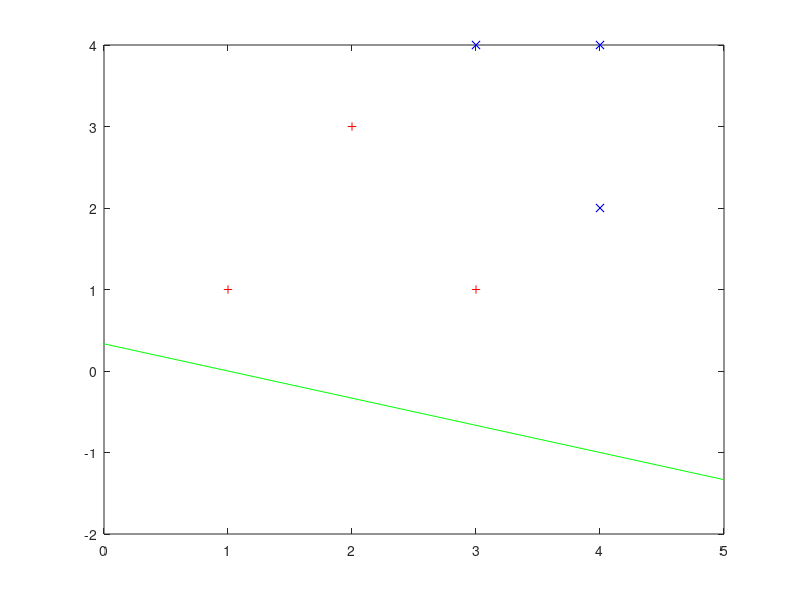

This figure's MATLAB source: (Note: this script raises an error after producing the figure.)
p=[1 3 -1];
xpos=[1 2 3; 1 3 1];
xneg=[3 4 4; 4 2 4];
x=[xpos xneg];
perm=[1 4 6 2 3 5];
x=x(:,perm)
c=[ones(1,3) zeros(1,3)];
c=c(perm)
xr=0:5;
%manually initialized perceptron
%training positive inputs, desired output 1
%training negative inputs, desired output 0
%permute the training smaples
%permute also the desired outputs
%plot the samples and the separating
%hyperplane of the perceptron
figure;
plot(xpos(1,:),xpos(2,:),'+r',xneg(1,:),xneg(2,:),'xb',xr,-(p(1)*xr+p(3))/p(2),'g');
[pn, num_epochs]=perc_learn(p,x,c,0.5,100);  %learn the perceptron and depict the result
figure;
plot(xpos(1,:),xpos(2,:),'+r',xneg(1,:),xneg(2,:),'xb',xr,-(pn(1)*xr+pn(3))/pn(2),'g');

fprintf('Minimum epochs: %d\n', num_epochs);
